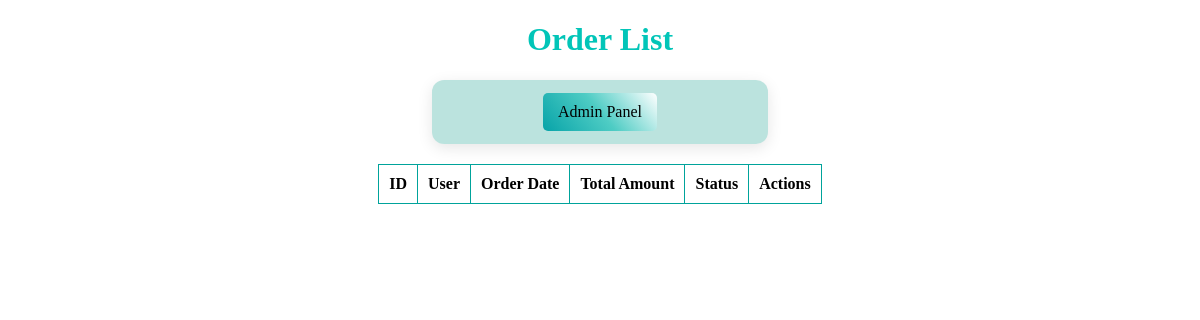
The app's page /manage_orders/, older data.
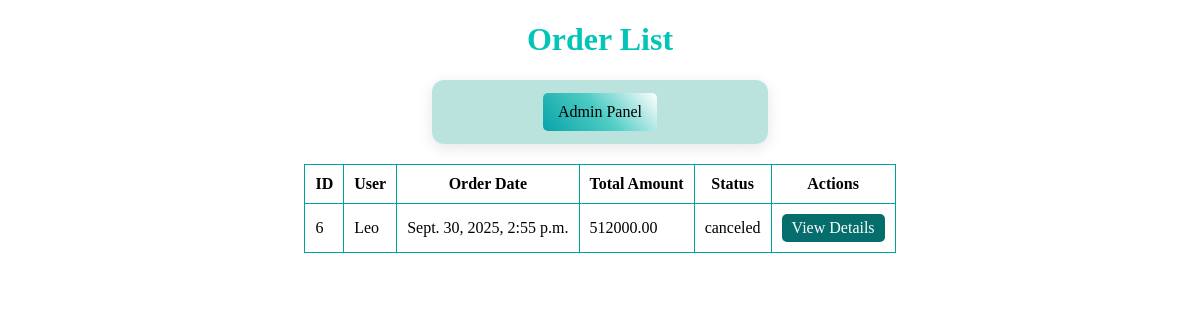
The same page, newer data.
### store/models.py (models this page shows, shortened)
class Order(models.Model):
    user = models.ForeignKey(CustomUser, on_delete=models.SET_NULL, null=True)
    document_number = models.CharField(
        max_length=50,
        blank=True,
        null=True,
    )
    full_name = models.CharField(max_length=100, blank=True, null=True)
    shipping_phone = models.CharField(max_length=20, blank=True, null=True)
    created_at = models.DateTimeField(auto_now_add=True)
    total_amount = models.DecimalField(max_digits=10, decimal_places=2)
    is_paid = models.BooleanField(default=False)
    payment_method = models.CharField(
        choices=[
            ('credit_card', 'Tarjeta de Crédito'),
            ('paypal', 'PayPal'),
            ('cash', 'Efectivo')
        ],
        default='cash'
    )
    shipping_address = models.CharField(
        max_length=255,
        blank=True,
        null=True
    )
    status = models.CharField(
        choices=[('pending', 'Pendiente'), ('shipped', 'Enviado'), ('delivered', 'Entregado'), ('canceled', 'Cancelado')],
        default='pending'
    )
    observations = models.TextField(blank=True)

### users/models.py (models this page shows, shortened)
class CustomUser(AbstractUser):
    document_number = models.CharField(max_length=20, blank=True)
    address = models.CharField(max_length=200, blank=True)
    phone_number = models.CharField(max_length=20, blank=True)
    is_admin = models.BooleanField(default=False)

### store/views.py (the view)
# urls.py: path('manage_orders/', views.manage_orders, name='manage_orders'),
def manage_orders(request):
    orders = Order.objects.all().order_by('-created_at') # Mostrar órdenes, no productos
    return render(request, 'store/admin/manage_orders.html', {'orders': orders})

### store/templates/store/admin/manage_orders.html (shortened to what this page needs)
<!DOCTYPE html>
<html lang="en">
<head>
    <link rel="stylesheet" href="/static/css/admin.css">
</head>
<body>
    <h1>Order List</h1>
    <div class="option-container">
        <a class="admin-option" href="{% url 'users:admin_panel' %}">Admin Panel</a>
    </div>
    <table>
        <thead>
            <tr>
                <th>ID</th>
                <th>User</th>
                <th>Order Date</th>
                <th>Total Amount</th>
                <th>Status</th>
                <th>Actions</th>
            </tr>
        </thead>
        <tbody>
            {% for order in orders %}
            <tr>
                <td>{{ order.id }}</td>
                <td>{{ order.user.username }}</td>
                <td>{{ order.created_at }}</td>
                <td>{{ order.total_amount }}</td>
                <td>{{ order.status }}</td>
                <td>
                    <div class="actions">
                        <a href="{% url 'store:update_order_status' order.id %}" class="edit">View Details</a>
                    </div>
                </td>
            </tr>
            {% endfor %}
        </tbody>
    </table>
</body>
</html>

Row changes from the older to the newer data that the page shows:
added Order: id "6", user.username "Leo", created_at "Sept. 30, 2025, 2:55 p.m.", total_amount "512000.00", status "canceled"
